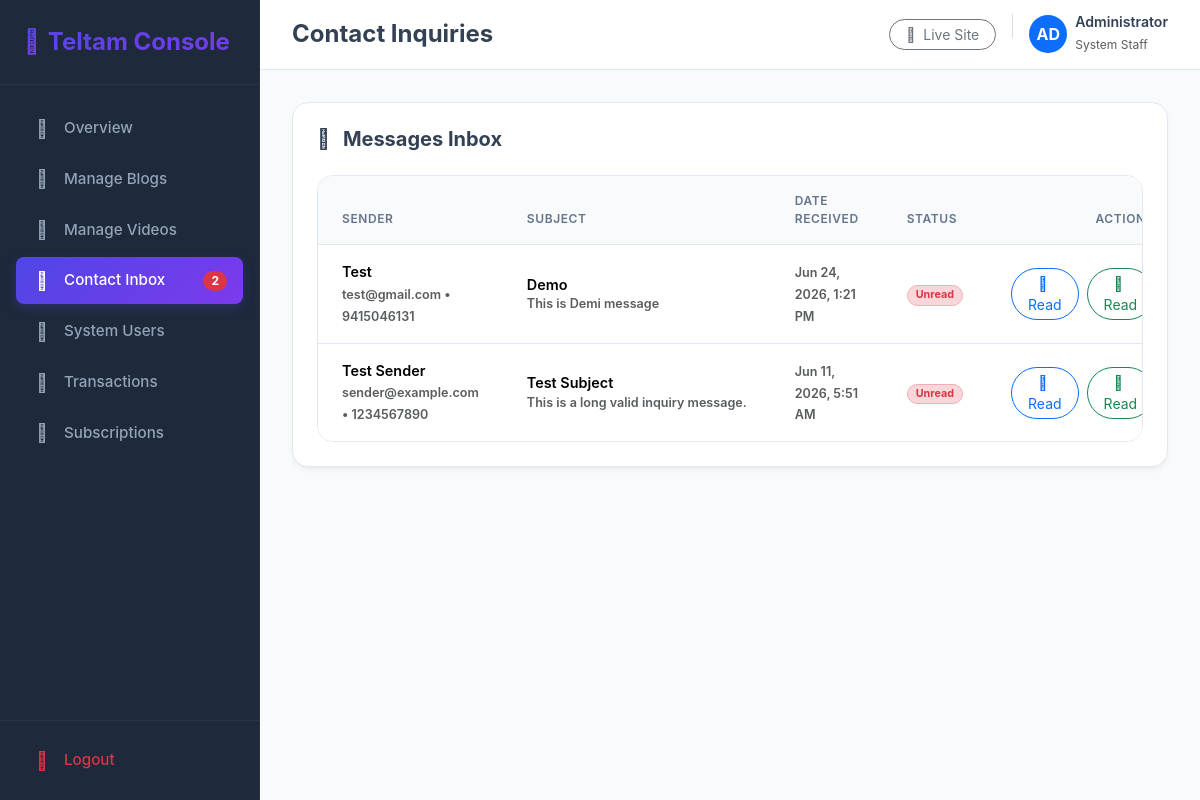
The app's page /dashboard/contacts/ (signed in) with its own data.
### app/models.py (models this page shows, shortened)
class Contact(models.Model):
    name = models.CharField(max_length=150)
    email = models.EmailField()
    phone = models.CharField(max_length=50, blank=True, null=True)
    subject = models.CharField(max_length=255)
    message = models.TextField()
    is_read = models.BooleanField(default=False)
    created_date = models.DateTimeField(auto_now_add=True)
    class Meta:
        ordering = ['-created_date']

### app/views.py (the view)
# urls.py: path('dashboard/contacts/', views.dashboard_contact_list, name='dashboard_contact_list'),
@staff_member_required(login_url='dashboard_login')
def dashboard_contact_list(request):
    contacts_list = Contact.objects.all()
    paginator = Paginator(contacts_list, 10)
    page_number = request.GET.get('page')
    page_obj = paginator.get_page(page_number)
    context = {
        'page_obj': page_obj,
    }
    return render(request, 'dashboard/contact_list.html', context)

### app/context_processors.py (called while the page is built)
def dashboard_context(request):
    if request.user.is_authenticated and request.user.is_staff:
        return {
            'global_unread_messages_count': Contact.objects.filter(is_read=False).count()
        }
    return {}

### templates/dashboard/contact_list.html (shortened to what this page needs)
{% extends 'dashboard/base.html' %}
{% block header_title %}Contact Inquiries{% endblock %}
{% block nav_contacts %}active{% endblock %}
{% block content %}
<div class="dashboard-card p-4">
    <div class="d-flex justify-content-between align-items-center mb-4">
        <h5 class="fw-bold mb-0 text-slate-800"><i class="fas fa-inbox text-amber me-2"></i> Messages Inbox</h5>
    </div>
    <div class="table-responsive">
        <table class="table align-middle">
            <thead>
                <tr>
                    <th>Sender</th>
                    <th>Subject</th>
                    <th>Date Received</th>
                    <th>Status</th>
                    <th class="text-end">Actions</th>
                </tr>
            </thead>
            <tbody>
                {% for msg in page_obj %}
                <tr class="{% if not msg.is_read %}fw-semibold bg-light-subtle{% endif %}">
                    <td>
                        <span class="text-slate-800 d-block">{{ msg.name }}</span>
                        <small class="text-muted">{{ msg.email }}{% if msg.phone %} • {{ msg.phone }}{% endif %}</small>
                    </td>
                    <td>
                        <span class="text-slate-800 d-block text-truncate" style="max-width: 300px;">{{ msg.subject }}</span>
                        <small class="text-muted text-truncate d-block" style="max-width: 300px;">{{ msg.message }}</small>
                    </td>
                    <td><small class="text-muted">{{ msg.created_date|date:"M d, Y, g:i A" }}</small></td>
                    <td>
                        {% if msg.is_read %}
                            <span class="badge bg-light text-muted border rounded-pill px-2">Reviewed</span>
                        {% else %}
                            <span class="badge bg-danger-subtle text-danger border border-danger-subtle rounded-pill px-2">Unread</span>
                        {% endif %}
                    </td>
                    <td class="text-end">
                        <div class="d-flex justify-content-end gap-2">
                            <a href="{% url 'dashboard_contact_view' msg.pk %}" class="btn btn-sm btn-outline-primary rounded-pill px-3" title="Read Message">
                                <i class="far fa-envelope-open me-1"></i> Read
                            </a>
                            {% if msg.is_read %}
                                <a href="{% url 'dashboard_contact_mark_unread' msg.pk %}" class="btn btn-sm btn-outline-warning rounded-pill px-3" title="Mark as Unread">
                                    <i class="fas fa-envelope me-1"></i> Unread
                                </a>
                            {% else %}
                                <a href="{% url 'dashboard_contact_mark_read' msg.pk %}" class="btn btn-sm btn-outline-success rounded-pill px-3" title="Mark as Read">
                                    <i class="fas fa-check me-1"></i> Read
                                </a>
                            {% endif %}
                        </div>
                    </td>
                </tr>
                {% endfor %}
            </tbody>
        </table>
    </div>
</div>
{% endblock %}

### templates/dashboard/base.html (shortened to what this page needs)
{% load static %}
<!DOCTYPE html>
<html lang="en">
<head>
    <link href="https://cdn.jsdelivr.net/npm/bootstrap@5.3.2/dist/css/bootstrap.min.css" rel="stylesheet">
    <link href="https://cdnjs.cloudflare.com/ajax/libs/font-awesome/6.4.2/css/all.min.css" rel="stylesheet">
</head>
<body>
    <div class="sidebar" id="sidebar">
        <div>
            <div class="sidebar-brand d-flex align-items-center gap-2">
                <i class="fas fa-brain fs-4 text-primary" style="background: var(--brand-gradient); -webkit-background-clip: text; -webkit-text-fill-color: transparent;"></i>
                <span class="fw-bold fs-4 text-white">Teltam Console</span>
            </div>
            <ul class="sidebar-menu">
                <li class="sidebar-item {% block nav_home %}{% endblock %}">
                    <a href="{% url 'dashboard_home' %}" class="sidebar-link">
                        <i class="fas fa-chart-line"></i>
                        <span>Overview</span>
                    </a>
                </li>
                <li class="sidebar-item {% block nav_blogs %}{% endblock %}">
                    <a href="{% url 'dashboard_blog_list' %}" class="sidebar-link">
                        <i class="fas fa-blog"></i>
                        <span>Manage Blogs</span>
                    </a>
                </li>
                <li class="sidebar-item {% block nav_videos %}{% endblock %}">
                    <a href="{% url 'dashboard_video_list' %}" class="sidebar-link">
                        <i class="fab fa-youtube"></i>
                        <span>Manage Videos</span>
                    </a>
                </li>
                <li class="sidebar-item {% block nav_contacts %}{% endblock %}">
                    <a href="{% url 'dashboard_contact_list' %}" class="sidebar-link d-flex align-items-center justify-content-between">
                        <div class="d-flex align-items-center">
                            <i class="fas fa-envelope-open-text"></i>
                            <span>Contact Inbox</span>
                        </div>
                        {% if global_unread_messages_count > 0 %}
                            <span class="badge bg-danger rounded-pill px-2 py-1" style="font-size: 0.75rem;">{{ global_unread_messages_count }}</span>
                        {% endif %}
                    </a>
                </li>
                <li class="sidebar-item {% block nav_users %}{% endblock %}">
                    <a href="{% url 'dashboard_user_list' %}" class="sidebar-link">
                        <i class="fas fa-users-cog"></i>
                        <span>System Users</span>
                    </a>
                </li>
                <li class="sidebar-item {% block nav_payments %}{% endblock %}">
                    <a href="{% url 'dashboard_payment_list' %}" class="sidebar-link">
                        <i class="fas fa-credit-card"></i>
                        <span>Transactions</span>
                    </a>
                </li>
                <li class="sidebar-item {% block nav_subscriptions %}{% endblock %}">
                    <a href="{% url 'dashboard_subscription_list' %}" class="sidebar-link">
                        <i class="fas fa-id-badge"></i>
                        <span>Subscriptions</span>
                    </a>
                </li>
            </ul>
        </div>
        <div class="sidebar-footer">
            <a href="{% url 'dashboard_logout' %}" class="sidebar-link text-danger">
                <i class="fas fa-sign-out-alt"></i>
                <span>Logout</span>
            </a>
        </div>
    </div>
    <div class="content-wrapper">
        <header class="topbar">
            <div class="d-flex align-items-center gap-3">
                <h4 class="mb-0 fw-bold text-slate-800">{% block header_title %}Overview{% endblock %}</h4>
            </div>
            <div class="d-flex align-items-center gap-3">
                <a href="{% url 'home' %}" target="_blank" class="btn btn-sm btn-outline-secondary rounded-pill px-3">
                    <i class="fas fa-external-link-alt me-1"></i> Live Site
                </a>
                <div class="d-flex align-items-center gap-2">
                    <div class="rounded-circle bg-primary text-white d-flex align-items-center justify-content-center fw-bold" style="width: 38px; height: 38px;">
                        {{ request.user.first_name|slice:":2"|upper|default:"AD" }}
                    </div>
                    <div class="d-none d-md-block">
                        <h6 class="mb-0 fw-semibold" style="font-size: 0.88rem;">{{ request.user.first_name|default:request.user.username }}</h6>
                        <span class="text-muted" style="font-size: 0.75rem;">System Staff</span>
                    </div>
                </div>
            </div>
        </header>
        <main class="main-content">
            {% include 'sweetalert_messages.html' %}
            <div class="animate-fade-in">
                {% block content %}{% endblock %}
            </div>
        </main>
    </div>
</body>
</html>

### templates/dashboard/base.html (style rules this page uses)
:root { --sidebar-width: 260px; --brand-gradient: linear-gradient(135deg, #4f46e5 0%, #7c3aed 100%); --brand-primary: #4f46e5; --brand-secondary: #7c3aed; --dark-bg: #0f172a; --dark-sidebar-bg: #1e293b; --light-bg: #f8fafc; --border-color: #e2e8f0; --text-main: #334155; --text-muted: #64748b; }
*, body, button, input, select, textarea { font-family: 'Zoho Puvi', -apple-system, BlinkMacSystemFont, "Segoe UI", Roboto, sans-serif !important; }
body { font-family: 'Zoho Puvi', -apple-system, BlinkMacSystemFont, "Segoe UI", Roboto, sans-serif !important; background-color: var(--light-bg); color: var(--text-main); overflow-x: hidden; }
h1, h2, h3, h4, h5, h6, .display-font { font-family: 'Zoho Puvi', -apple-system, BlinkMacSystemFont, "Segoe UI", Roboto, sans-serif !important; }
.sidebar { width: var(--sidebar-width); height: 100vh; position: fixed; top: 0; left: 0; background-color: var(--dark-sidebar-bg); z-index: 100; transition: all 0.3s cubic-bezier(0.4, 0, 0.2, 1); border-right: 1px solid rgba(255, 255, 255, 0.05); display: flex; flex-direction: column; justify-content: space-between; }
.sidebar-brand { padding: 1.5rem; border-bottom: 1px solid rgba(255, 255, 255, 0.05); background: var(--brand-gradient); -webkit-background-clip: text; -webkit-text-fill-color: transparent; }
.sidebar-menu { list-style: none; padding: 1rem 0; margin: 0; flex-grow: 1; overflow-y: auto; }
.sidebar-item { margin: 0.25rem 1rem; }
.sidebar-link { display: flex; align-items: center; padding: 0.75rem 1rem; color: #94a3b8; text-decoration: none; border-radius: 8px; font-weight: 500; font-size: 0.95rem; transition: all 0.2s ease; }
.sidebar-link i { margin-right: 0.75rem; font-size: 1.1rem; width: 20px; text-align: center; transition: transform 0.2s ease; }
.sidebar-item.active .sidebar-link { color: #ffffff; background: var(--brand-gradient); box-shadow: 0 4px 12px rgba(79, 70, 229, 0.25); }
.sidebar-footer { padding: 1rem; border-top: 1px solid rgba(255, 255, 255, 0.05); }
.content-wrapper { margin-left: var(--sidebar-width); min-height: 100vh; transition: all 0.3s cubic-bezier(0.4, 0, 0.2, 1); display: flex; flex-direction: column; }
.topbar { height: 70px; background-color: #ffffff; border-bottom: 1px solid var(--border-color); display: flex; align-items: center; justify-content: space-between; padding: 0 2rem; position: sticky; top: 0; z-index: 90; }
.main-content { padding: 2rem; flex-grow: 1; }
.dashboard-card { background: #ffffff; border: 1px solid var(--border-color); border-radius: 16px; box-shadow: 0 4px 6px -1px rgba(0, 0, 0, 0.05), 0 2px 4px -2px rgba(0, 0, 0, 0.05); transition: all 0.3s cubic-bezier(0.4, 0, 0.2, 1); overflow: hidden; }
.table-responsive { background: #ffffff; border: 1px solid var(--border-color); border-radius: 16px; overflow: hidden; }
.table { margin-bottom: 0; }
.table th { background-color: #f8fafc; color: var(--text-muted); font-weight: 600; text-transform: uppercase; font-size: 0.75rem; letter-spacing: 0.05em; padding: 1rem 1.5rem; border-bottom: 1px solid var(--border-color); }
.table td { padding: 1rem 1.5rem; vertical-align: middle; font-size: 0.9rem; border-bottom: 1px solid var(--border-color); }
.table tr:last-child td { border-bottom: none; }
.animate-fade-in { animation: fadeIn 0.4s ease-out forwards; }

### templates/sweetalert_messages.html (style rules this page uses)
:root { --toast-success-gradient: linear-gradient(135deg, #34d399 0%, #10b981 100%); --toast-error-gradient: linear-gradient(135deg, #f87171 0%, #ef4444 100%); --toast-warning-gradient: linear-gradient(135deg, #fbbf24 0%, #f59e0b 100%); --toast-info-gradient: linear-gradient(135deg, #60a5fa 0%, #3b82f6 100%); --toast-accent-color: #4f46e5; }

### records on screen
Contact: name "Test", email "test@gmail.com", phone "9415046131", subject "Demo", message "This is Demi message", created_date "Jun 24, 2026, 1:21 PM", is_read "Unread"
Contact: name "Test Sender", email "sender@example.com", phone "1234567890", subject "Test Subject", message "This is a long valid inquiry message.", created_date "Jun 11, 2026, 5:51 AM", is_read "Unread"

### other values on screen
{{ global_unread_messages_count }} "2"
{{ request.user.first_name|slice:":2"|upper|default:"AD" }} "AD"
{{ request.user.first_name|default:request.user.username }} "Administrator"
